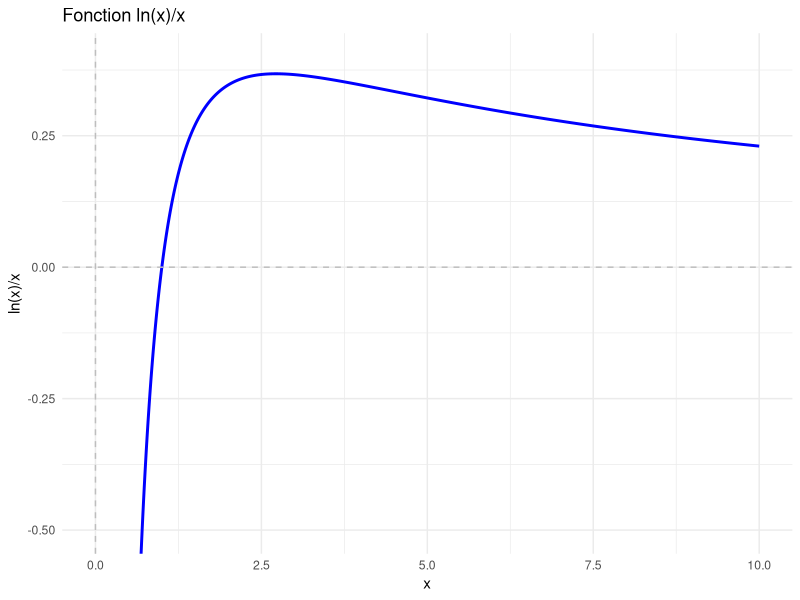

Reproduce this figure in R.
## ---- chunk 1
   #| warning: false
   #| fig-width: 8
   #| fig-height: 6
   library(ggplot2)
   
   # Création des données
   x <- seq(0.1, 10, length.out = 1000)
   y <- log(x)/x
   
   # Création du graphique
   ggplot(data.frame(x = x, y = y), aes(x = x, y = y)) +
     geom_line(color = "blue", size = 1) +
     labs(title = "Fonction ln(x)/x",
          x = "x",
          y = "ln(x)/x") +
     theme_minimal() +
     geom_hline(yintercept = 0, linetype = "dashed", color = "gray") +
     geom_vline(xintercept = 0, linetype = "dashed", color = "gray") +
     coord_cartesian(ylim = c(-0.5, 0.4))
